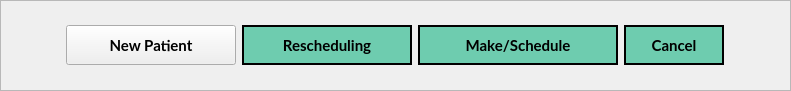
    <widget class="QFrame" name="ViewBtns_Frame">
     <property name="geometry">
      <rect>
       <x>290</x>
       <y>110</y>
       <width>791</width>
       <height>91</height>
      </rect>
     </property>
     <property name="styleSheet">
      <string notr="true">QFrame {
	border-image: none;
	background-color: none;
}</string>
     </property>
     <property name="frameShape">
      <enum>QFrame::StyledPanel</enum>
     </property>
     <property name="frameShadow">
      <enum>QFrame::Raised</enum>
     </property>
     <layout class="QHBoxLayout" name="horizontalLayout_2">
      <item>
       <layout class="QHBoxLayout" name="horizontalLayout">
        <item>
         <widget class="QPushButton" name="NewPatient_Btn">
          <property name="enabled">
           <bool>true</bool>
          </property>
          <property name="minimumSize">
           <size>
            <width>170</width>
            <height>40</height>
           </size>
          </property>
          <property name="maximumSize">
           <size>
            <width>120</width>
            <height>16777215</height>
           </size>
          </property>
          <property name="font">
           <font>
            <family>Lato</family>
            <pointsize>11</pointsize>
            <weight>75</weight>
            <bold>true</bold>
           </font>
          </property>
          <property name="cursor">
           <cursorShape>PointingHandCursor</cursorShape>
          </property>
          <property name="styleSheet">
           <string notr="true">QPushButton {
	border-image: none;
	background-color: rgba(110, 204, 175, .2);
	color: rgba(0, 0, 0, .2);
	border: 2px solid rgba(0, 0, 0, .2);
}

QPushButton::hover {
	background-color: rgb(139, 231, 100);
	color: white;
}</string>
          </property>
          <property name="text">
           <string>New Patient</string>
          </property>
         </widget>
        </item>
        <item>
         <widget class="QPushButton" name="DisplayReschedule_Btn">
          <property name="enabled">
           <bool>true</bool>
          </property>
          <property name="minimumSize">
           <size>
            <width>170</width>
            <height>40</height>
           </size>
          </property>
          <property name="maximumSize">
           <size>
            <width>120</width>
            <height>16777215</height>
           </size>
          </property>
          <property name="font">
           <font>
            <family>Lato</family>
            <pointsize>11</pointsize>
            <weight>75</weight>
            <bold>true</bold>
           </font>
          </property>
          <property name="cursor">
           <cursorShape>PointingHandCursor</cursorShape>
          </property>
          <property name="styleSheet">
           <string notr="true">QPushButton {
	border-image: none;
	background-color: #6ECCAF;
	color: black;
	border: 2px solid black;
}

QPushButton::hover {
	background-color: rgb(139, 231, 100);
	color: white;
}

</string>
          </property>
          <property name="text">
           <string>Rescheduling</string>
          </property>
         </widget>
        </item>
        <item>
         <widget class="QPushButton" name="DisplaySchedule_Btn">
          <property name="enabled">
           <bool>true</bool>
          </property>
          <property name="minimumSize">
           <size>
            <width>200</width>
            <height>40</height>
           </size>
          </property>
          <property name="maximumSize">
           <size>
            <width>200</width>
            <height>16777215</height>
           </size>
          </property>
          <property name="font">
           <font>
            <family>Lato</family>
            <pointsize>11</pointsize>
            <weight>75</weight>
            <bold>true</bold>
           </font>
          </property>
          <property name="cursor">
           <cursorShape>PointingHandCursor</cursorShape>
          </property>
          <property name="styleSheet">
           <string notr="true">QPushButton {
	border-image: none;
	background-color: #6ECCAF;
	color: black;
	border: 2px solid black;
}

QPushButton::hover {
	background-color: rgb(139, 231, 100);
	color: white;
}
</string>
          </property>
          <property name="text">
           <string>Make/Schedule</string>
          </property>
         </widget>
        </item>
        <item>
         <widget class="QPushButton" name="DisplayCancel_Btn">
          <property name="enabled">
           <bool>true</bool>
          </property>
          <property name="minimumSize">
           <size>
            <width>100</width>
            <height>40</height>
           </size>
          </property>
          <property name="maximumSize">
           <size>
            <width>100</width>
            <height>16777215</height>
           </size>
          </property>
          <property name="font">
           <font>
            <family>Lato</family>
            <pointsize>11</pointsize>
            <weight>75</weight>
            <bold>true</bold>
           </font>
          </property>
          <property name="cursor">
           <cursorShape>PointingHandCursor</cursorShape>
          </property>
          <property name="styleSheet">
           <string notr="true">QPushButton {
	border-image: none;
	background-color: #6ECCAF;
	color: black;
	border: 2px solid black;
}

QPushButton::hover {
	background-color: rgb(139, 231, 100);
	color: white;
}

</string>
          </property>
          <property name="text">
           <string>Cancel</string>
          </property>
         </widget>
        </item>
       </layout>
      </item>
     </layout>
    </widget>
